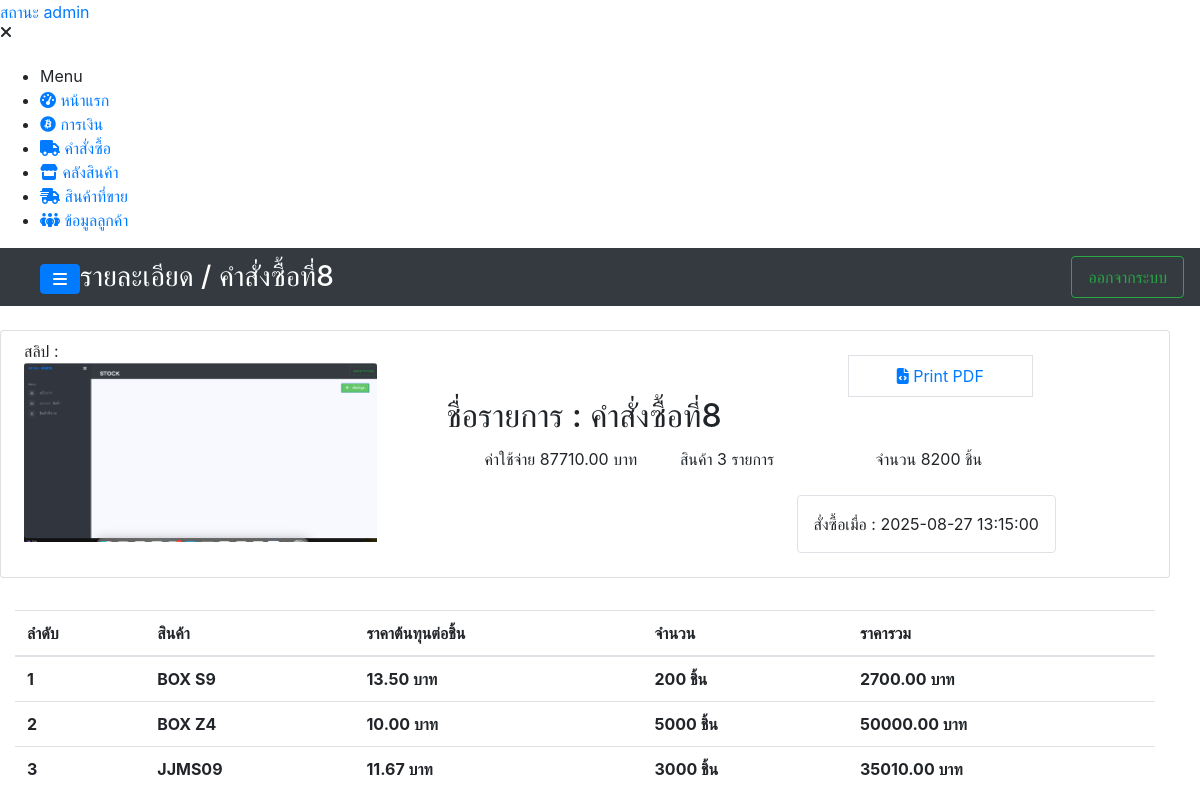
The page /system/details/detail_orderbuy.php?orderbuy_id=10 (signed in) on the database its author committed.
### tables this page shows
CREATE TABLE `order_box` (
  `order_id` int(11) NOT NULL,
  `order_name` varchar(300) NOT NULL,
  `slip_order` varchar(200) NOT NULL,
  `totalcost_order` decimal(10,2) NOT NULL,
  `count_order` int(11) NOT NULL,
  `id_adder` int(11) NOT NULL,
  `date_time_order` datetime NOT NULL,
  `create_at` datetime NOT NULL
);

CREATE TABLE `stock_product` (
  `product_id` int(11) NOT NULL,
  `product_name` varchar(200) NOT NULL,
  `product_count` int(11) NOT NULL,
  `product_price` decimal(10,2) NOT NULL,
  `expenses` decimal(10,2) NOT NULL,
  `id_adder` int(11) NOT NULL,
  `id_order` int(11) NOT NULL,
  `create_at` datetime NOT NULL
);

### components/component.php (the view, shortened to what this page needs)
<?php
function navigationOfiicer($path = ""){
    $list = "
        <nav id=\"sidebar\" class=\"sidebar-wrapper\">
            <div class=\"sidebar-content\">
                <div class=\"sidebar-brand\">
                    <a href=\"#\" class=\"text-primary\">สถานะ admin</a>
                    <div id=\"close-sidebar\">
                        <i class=\"fas fa-times\"></i>
                    </div>
                </div>
                <div class=\"sidebar-menu mt-4\">
                    <ul>
                        <li class=\"header-menu\">
                            <span>Menu</span>
                        </li>
                        <li>
                          <a href=\"{$path}index.php\">
                              <i class=\"fa fa-tachometer-alt\"></i>
                              <span>หน้าแรก</span>
                          </a>
                        </li>
                        <li>
                          <a href=\"{$path}finance.php\">
                              <i class=\"fab fa-bitcoin\"></i>
                              <span>การเงิน</span>
                          </a>
                        </li>
                        <li>
                          <a href=\"{$path}orders.php\">
                              <i class=\"fa-solid fa-truck\"></i>
                              <span>คำสั่งซื้อ</span>
                          </a>
                        </li>
                        <li>
                          <a href=\"{$path}stock.php\">
                              <i class=\"fas fa-store\"></i>
                              <span>คลังสินค้า</span>
                          </a>
                        </li>
                        <li>
                          <a href=\"{$path}ordersell.php\">
                            <i class=\"fa-solid fa-truck-fast\"></i>
                              <span>สินค้าที่ขาย</span>
                          </a>
                        </li>
                        <li>
                          <a href=\"{$path}ordersell.php\">
                            <i class=\"fa-solid fa-people-group\"></i>
                              <span>ข้อมูลลูกค้า</span>
                          </a>
                        </li>
                    </ul>
                </div>
            </div>
        </nav>
    ";
    echo $list;
}
function navbar($logo, $path=""){
    $navList = "
        <nav class=\"navbar navbar-tp navbar-expand-md navbar-dark bg-dark row\">
          <div class=\"container-fluid ml-4\">
              <a id=\"show-sidebar\" class=\"btn btn-primary mt-1\" href=\"#\">
                  <i class=\"fas fa-bars\"></i>
              </a>
              <p class=\"h3 mb-0 text-white text-uppercase d-none d-lg-inline-block font-thi\">$logo</p>
              <div class=\"ml-auto\">
                  <a class=\"nav-link btn btn-outline-success\" href=\"{$path}logout.php\">
                    <i class=\"now-ui-icons ui-1_settings-gear-63\"></i>
                    ออกจากระบบ
                  </a>
              </div>
          </div>
        </nav>
    ";
    echo $navList;
}
function listDetailOrderBuy($order_id, $order_name, $total_cost, $data_time_buy, $order_slipt, $total_product, $count_product){
  $list = "
    <div class=\"col-12 shadow-sm row\">
      <div class=\"col-4 p-2\">
        <span class=\"my-3\">สลิป : </span>
        <img class=\"card-img-top\" src=\"../../db/slip-orders/$order_slipt\"/>
      </div>
      <div class=\"col-7 py-4 mx-auto\">
        <div class=\"col-12 row\">
          <a href=\"PDF/PDF_orderbuy.php?order_id=$order_id\" target=\"_blank\" class=\"border ml-auto  py-2 px-5\">
            <i class=\"fas fa-file-code\"></i>
            Print PDF
          </a>
        </div>
        <h2 class=\"card-title font-bold\">ชื่อรายการ : $order_name</h2>
        <div class=\"col-12 row mx-2\">
          <div class=\"col-4\">ค่าใช้จ่าย $total_cost บาท</div>
          <div class=\"col-4\">สินค้า $total_product รายการ</div>
          <div class=\"col-4\">จำนวน $count_product ชิ้น</div>
        </div>
        <div class=\"col-12 row mx-2 pt-4\">
          <div class=\"border p-3 ml-auto rounded\">
            สั่งซื้อเมื่อ : $data_time_buy
          </div>
        </div>
      </div>
    </div>
  ";
  echo $list;
}
function listProductBuy($number,$product_id, $product_name, $cost_price, $total_product, $prices){
  $list = "
    <tr>
      <td class=\"font-weight-bold \"> $number</td>
      <td class=\"font-weight-bold \"> $product_name</td>
      <td class=\"font-weight-bold \"> $cost_price บาท</td>
      <td class=\"font-weight-bold \"> $total_product ชิ้น</td>
      <td class=\"font-weight-bold \"> $prices บาท</td>
    </tr>
  ";
  echo $list;
}
?>

### system/details/detail_orderbuy.php (shortened to what this page needs)
<?php
include_once("../../backend/config.php");
include_once("../../link/link-2.php");
include_once("../../components/component.php");
$ordersell_id = $_GET['orderbuy_id'];
$sql = mysqli_query($conn,"SELECT * FROM order_box WHERE order_id=$ordersell_id") or die(mysqli_error($conn));
$row_sql = mysqli_fetch_assoc($sql);
$count = mysqli_query($conn,"SELECT COUNT(*) AS totals, SUM(product_count) AS counts FROM stock_product WHERE id_order=$ordersell_id") or die(mysqli_error($conn));
$row_count = mysqli_fetch_assoc($count);
?>
<!DOCTYPE html>
<html lang="en">
<head>
    <link rel="stylesheet" href="https://cdnjs.cloudflare.com/ajax/libs/uikit/3.0.0-beta.20/css/uikit.css">
    <link rel="stylesheet" href="../../assets/scripts/module/jquery.Thailand.js/jquery.Thailand.js/dist/jquery.Thailand.min.css">
    <link rel="stylesheet" href="../../assets/scss/navigationTrue-a-j.scss">
    <link rel="stylesheet" href="../../assets/scss/revenue.scss">
</head>
<body>
  <div class="page-wrapper chiller-theme toggled">
      <?php  navigationOfiicer("../"); ?>
       <main class="page-content mt-0">
      <?php navbar("รายละเอียด / ".$row_sql['order_name']."", "../"); ?>
      <div class="container-fluid row">
          <div class="col-md-12 mt-4 card shadow-lg rounded">
            <?php listDetailOrderBuy(
                  $row_sql['order_id'], $row_sql['order_name'], $row_sql['totalcost_order'],$row_sql['date_time_order'],
                  $row_sql['slip_order'],$row_count['totals'],$row_count['counts'],
                  ) ?>
          </div>
          <div class="col-md-12 mt-4">
            <div class="table-responsive table-responsive-data2 mt-2">
                  <table class="table table-data2 mydataTablePatron">
                      <thead>
                          <tr>
                              <th>ลำดับ</th>
                              <th>สินค้า</th>
                              <th>ราคาต้นทุนต่อชิ้น</th>
                              <th>จำนวน</th>
                              <th>ราคารวม</th>
                          </tr>
                      </thead>
                      <tbody>
                          <?php
                            $sql_product = mysqli_query($conn,"SELECT * FROM stock_product WHERE id_order=$ordersell_id") or die(mysqli_error($conn));
                            foreach($sql_product as $key => $res){
                              listProductBuy(($key + 1), $res['product_id'],$res['product_name'],$res['product_price'], $res['product_count'],$res['expenses']);
                            }
                          ?>
                      </tbody>
                  </table>
            </div>
          </div>
      </div>
    </main>
  </div>
</body>
</html>

### rows shown on the page
order_box: slip_order (picture), order_name "คำสั่งซื้อที่8", totalcost_order "87710.00", date_time_order "2025-08-27 13:15:00"
stock_product: number "1", product_name "BOX S9", product_price "13.50", product_count "200", expenses "2700.00"
stock_product: number "2", product_name "BOX Z4", product_price "10.00", product_count "5000", expenses "50000.00"
stock_product: number "3", product_name "JJMS09", product_price "11.67", product_count "3000", expenses "35010.00"

### other values the page prints
$logo "รายละเอียด / คำสั่งซื้อที่8"
$total_product "3"
$count_product "8200"
